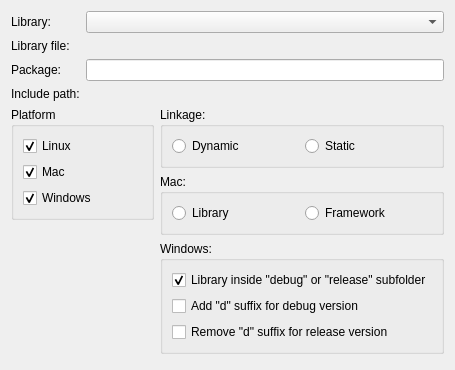
<?xml version="1.0" encoding="UTF-8"?>
<ui version="4.0">
 <class>Qt4ProjectManager::Internal::LibraryDetailsWidget</class>
 <widget class="QWidget" name="Qt4ProjectManager::Internal::LibraryDetailsWidget">
  <property name="geometry">
   <rect>
    <x>0</x>
    <y>0</y>
    <width>455</width>
    <height>370</height>
   </rect>
  </property>
  <layout class="QGridLayout" name="gridLayout_2">
   <item row="0" column="0" colspan="2">
    <layout class="QGridLayout" name="gridLayout">
     <item row="0" column="0">
      <widget class="QLabel" name="libraryLabel">
       <property name="text">
        <string>Library:</string>
       </property>
      </widget>
     </item>
     <item row="0" column="1">
      <widget class="QComboBox" name="libraryComboBox"/>
     </item>
     <item row="1" column="0">
      <widget class="QLabel" name="libraryFileLabel">
       <property name="text">
        <string>Library file:</string>
       </property>
      </widget>
     </item>
     <item row="1" column="1">
      <widget class="Qt4ProjectManager::Internal::LibraryPathChooser" name="libraryPathChooser" native="true"/>
     </item>
     <item row="3" column="0">
      <widget class="QLabel" name="includeLabel">
       <property name="text">
        <string>Include path:</string>
       </property>
      </widget>
     </item>
     <item row="3" column="1">
      <widget class="Utils::PathChooser" name="includePathChooser" native="true"/>
     </item>
     <item row="2" column="0">
      <widget class="QLabel" name="packageLabel">
       <property name="text">
        <string>Package:</string>
       </property>
      </widget>
     </item>
     <item row="2" column="1">
      <widget class="QLineEdit" name="packageLineEdit"/>
     </item>
    </layout>
   </item>
   <item row="1" column="0">
    <layout class="QVBoxLayout" name="verticalLayout_3">
     <item>
      <widget class="QGroupBox" name="platformGroupBox">
       <property name="title">
        <string>Platform</string>
       </property>
       <property name="flat">
        <bool>true</bool>
       </property>
       <layout class="QVBoxLayout" name="verticalLayout">
        <item>
         <widget class="QCheckBox" name="linCheckBox">
          <property name="text">
           <string>Linux</string>
          </property>
          <property name="checked">
           <bool>true</bool>
          </property>
         </widget>
        </item>
        <item>
         <widget class="QCheckBox" name="macCheckBox">
          <property name="text">
           <string>Mac</string>
          </property>
          <property name="checked">
           <bool>true</bool>
          </property>
         </widget>
        </item>
        <item>
         <widget class="QCheckBox" name="winCheckBox">
          <property name="text">
           <string>Windows</string>
          </property>
          <property name="checked">
           <bool>true</bool>
          </property>
         </widget>
        </item>
       </layout>
      </widget>
     </item>
     <item>
      <spacer name="verticalSpacer_2">
       <property name="orientation">
        <enum>Qt::Vertical</enum>
       </property>
       <property name="sizeHint" stdset="0">
        <size>
         <width>20</width>
         <height>0</height>
        </size>
       </property>
      </spacer>
     </item>
    </layout>
   </item>
   <item row="1" column="1">
    <layout class="QVBoxLayout" name="verticalLayout_4">
     <item>
      <widget class="QGroupBox" name="linkageGroupBox">
       <property name="title">
        <string>Linkage:</string>
       </property>
       <property name="flat">
        <bool>true</bool>
       </property>
       <layout class="QHBoxLayout" name="horizontalLayout_2">
        <item>
         <widget class="QRadioButton" name="dynamicRadio">
          <property name="text">
           <string>Dynamic</string>
          </property>
         </widget>
        </item>
        <item>
         <widget class="QRadioButton" name="staticRadio">
          <property name="text">
           <string>Static</string>
          </property>
         </widget>
        </item>
       </layout>
      </widget>
     </item>
     <item>
      <widget class="QGroupBox" name="macGroupBox">
       <property name="title">
        <string>Mac:</string>
       </property>
       <property name="flat">
        <bool>true</bool>
       </property>
       <layout class="QHBoxLayout" name="horizontalLayout">
        <item>
         <widget class="QRadioButton" name="libraryRadio">
          <property name="text">
           <string>Library</string>
          </property>
         </widget>
        </item>
        <item>
         <widget class="QRadioButton" name="frameworkRadio">
          <property name="text">
           <string>Framework</string>
          </property>
         </widget>
        </item>
       </layout>
      </widget>
     </item>
     <item>
      <widget class="QGroupBox" name="winGroupBox">
       <property name="title">
        <string>Windows:</string>
       </property>
       <property name="flat">
        <bool>true</bool>
       </property>
       <layout class="QVBoxLayout" name="verticalLayout_2">
        <item>
         <widget class="QCheckBox" name="useSubfoldersCheckBox">
          <property name="text">
           <string>Library inside &quot;debug&quot; or &quot;release&quot; subfolder</string>
          </property>
          <property name="checked">
           <bool>true</bool>
          </property>
         </widget>
        </item>
        <item>
         <widget class="QCheckBox" name="addSuffixCheckBox">
          <property name="text">
           <string>Add &quot;d&quot; suffix for debug version</string>
          </property>
         </widget>
        </item>
        <item>
         <widget class="QCheckBox" name="removeSuffixCheckBox">
          <property name="text">
           <string>Remove &quot;d&quot; suffix for release version</string>
          </property>
         </widget>
        </item>
       </layout>
      </widget>
     </item>
     <item>
      <spacer name="verticalSpacer">
       <property name="orientation">
        <enum>Qt::Vertical</enum>
       </property>
       <property name="sizeHint" stdset="0">
        <size>
         <width>17</width>
         <height>0</height>
        </size>
       </property>
      </spacer>
     </item>
    </layout>
   </item>
   <item row="2" column="0" colspan="2">
    <spacer name="verticalSpacer_3">
     <property name="orientation">
      <enum>Qt::Vertical</enum>
     </property>
     <property name="sizeHint" stdset="0">
      <size>
       <width>20</width>
       <height>55</height>
      </size>
     </property>
    </spacer>
   </item>
  </layout>
 </widget>
 <customwidgets>
  <customwidget>
   <class>Utils::PathChooser</class>
   <extends>QWidget</extends>
   <header location="global">utils/pathchooser.h</header>
   <container>1</container>
  </customwidget>
  <customwidget>
   <class>Qt4ProjectManager::Internal::LibraryPathChooser</class>
   <extends>QWidget</extends>
   <header location="global">qt4projectmanager/addlibrarywizard.h</header>
   <container>1</container>
  </customwidget>
 </customwidgets>
 <resources/>
 <connections/>
</ui>
